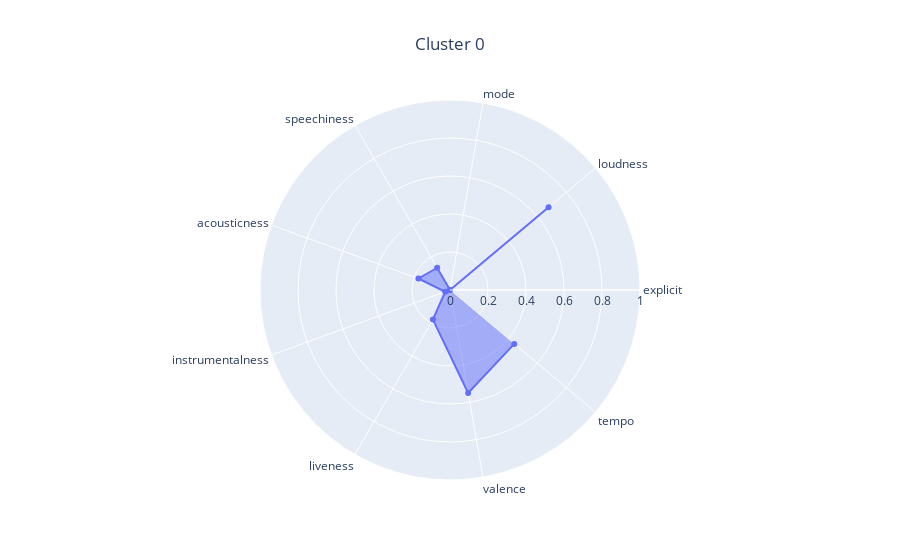
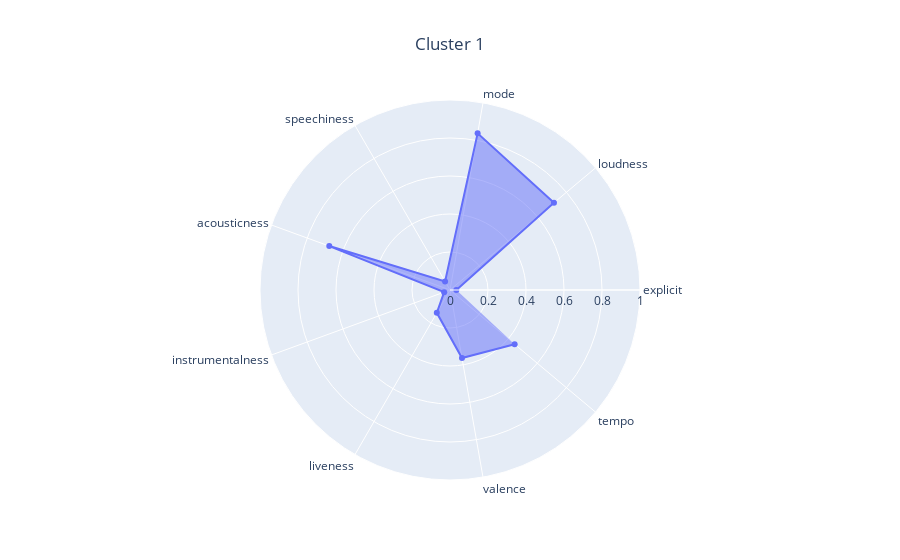
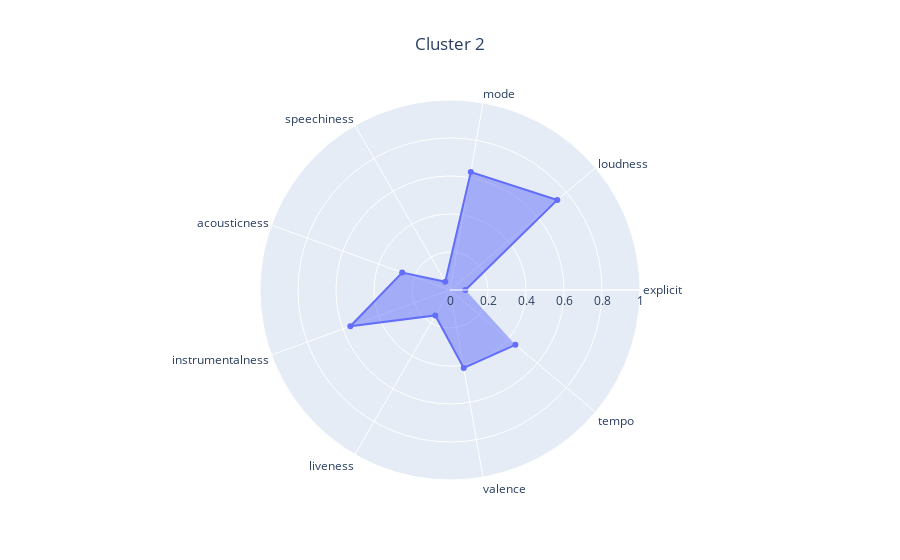
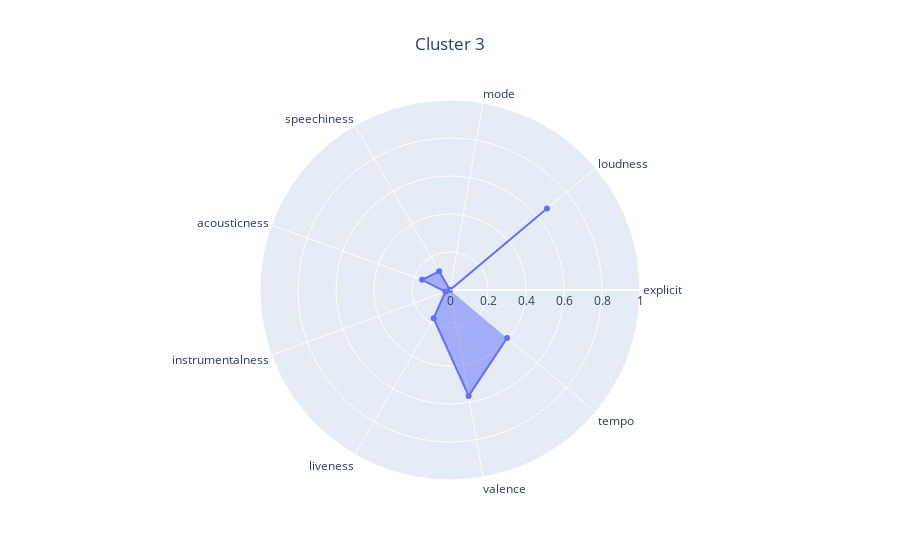

The notebook cell saved with these charts, in order:
### Code cell
best_k = 5

best_kmeans = KMeans(n_clusters=best_k, n_init="auto", random_state=0)
best_kmeans.fit(X)

kmeans_analyzer = KMeansAnalyzer(df_songs_info, clustering_visualizer)
kmeans_analyzer.analyze_clustering(X, best_kmeans)

### Figure 1 — Plotly figure (JSON) as saved in the notebook; plotly's stock layout.template omitted (floating-point values rounded to 4 significant figures)
{"data": [{"fill": "toself", "r": [0.0, 0.6771, 0.0, 0.1353, 0.1769, 0.02664, 0.1799, 0.5499, 0.4416], "theta": ["explicit", "loudness", "mode", "speechiness", "acousticness", "instrumentalness", "liveness", "valence", "tempo"], "type": "scatterpolar"}], "layout": {"polar": {"radialaxis": {"range": [0, 1]}}, "title": {"text": "Cluster 0", "x": 0.5}}}

### Figure 2 — Plotly figure (JSON) as saved in the notebook; plotly's stock layout.template omitted (floating-point values rounded to 4 significant figures)
{"data": [{"fill": "toself", "r": [0.03342, 0.7143, 0.8374, 0.0518, 0.6762, 0.03278, 0.1389, 0.3632, 0.4442], "theta": ["explicit", "loudness", "mode", "speechiness", "acousticness", "instrumentalness", "liveness", "valence", "tempo"], "type": "scatterpolar"}], "layout": {"polar": {"radialaxis": {"range": [0, 1]}}, "title": {"text": "Cluster 1", "x": 0.5}}}

### Figure 3 — Plotly figure (JSON) as saved in the notebook; plotly's stock layout.template omitted (floating-point values rounded to 4 significant figures)
{"data": [{"fill": "toself", "r": [0.08092, 0.7369, 0.6305, 0.04963, 0.2679, 0.5582, 0.1544, 0.4162, 0.4491], "theta": ["explicit", "loudness", "mode", "speechiness", "acousticness", "instrumentalness", "liveness", "valence", "tempo"], "type": "scatterpolar"}], "layout": {"polar": {"radialaxis": {"range": [0, 1]}}, "title": {"text": "Cluster 2", "x": 0.5}}}

### Figure 4 — Plotly figure (JSON) as saved in the notebook; plotly's stock layout.template omitted (floating-point values rounded to 4 significant figures)
{"data": [{"fill": "toself", "r": [0.0, 0.6666, 0.0, 0.1137, 0.1562, 0.02563, 0.1723, 0.5659, 0.3926], "theta": ["explicit", "loudness", "mode", "speechiness", "acousticness", "instrumentalness", "liveness", "valence", "tempo"], "type": "scatterpolar"}], "layout": {"polar": {"radialaxis": {"range": [0, 1]}}, "title": {"text": "Cluster 3", "x": 0.5}}}
